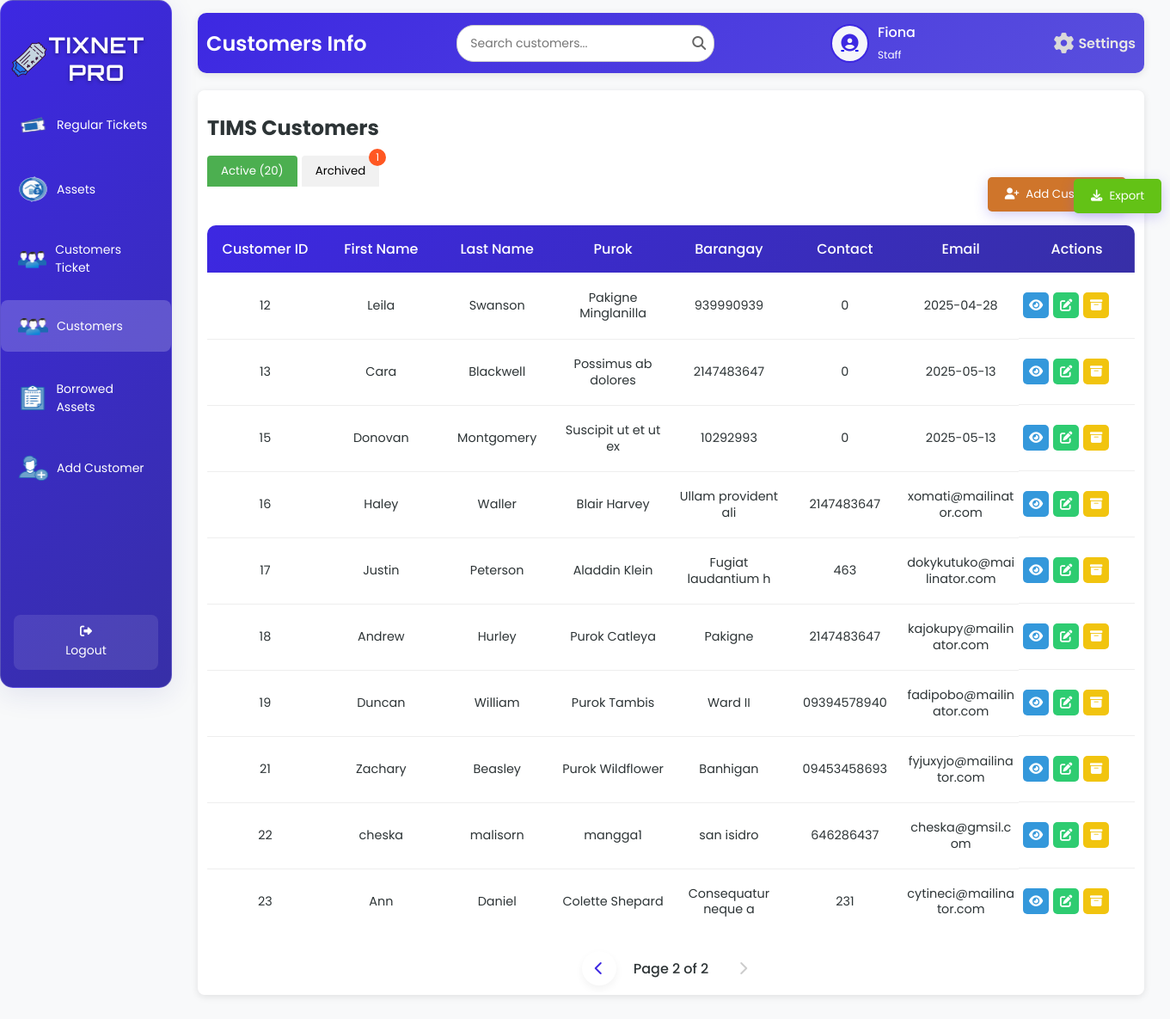
The app's page /customersT.php?tab=customers_active&page_active=2&page_archived=1 (signed in), older data.
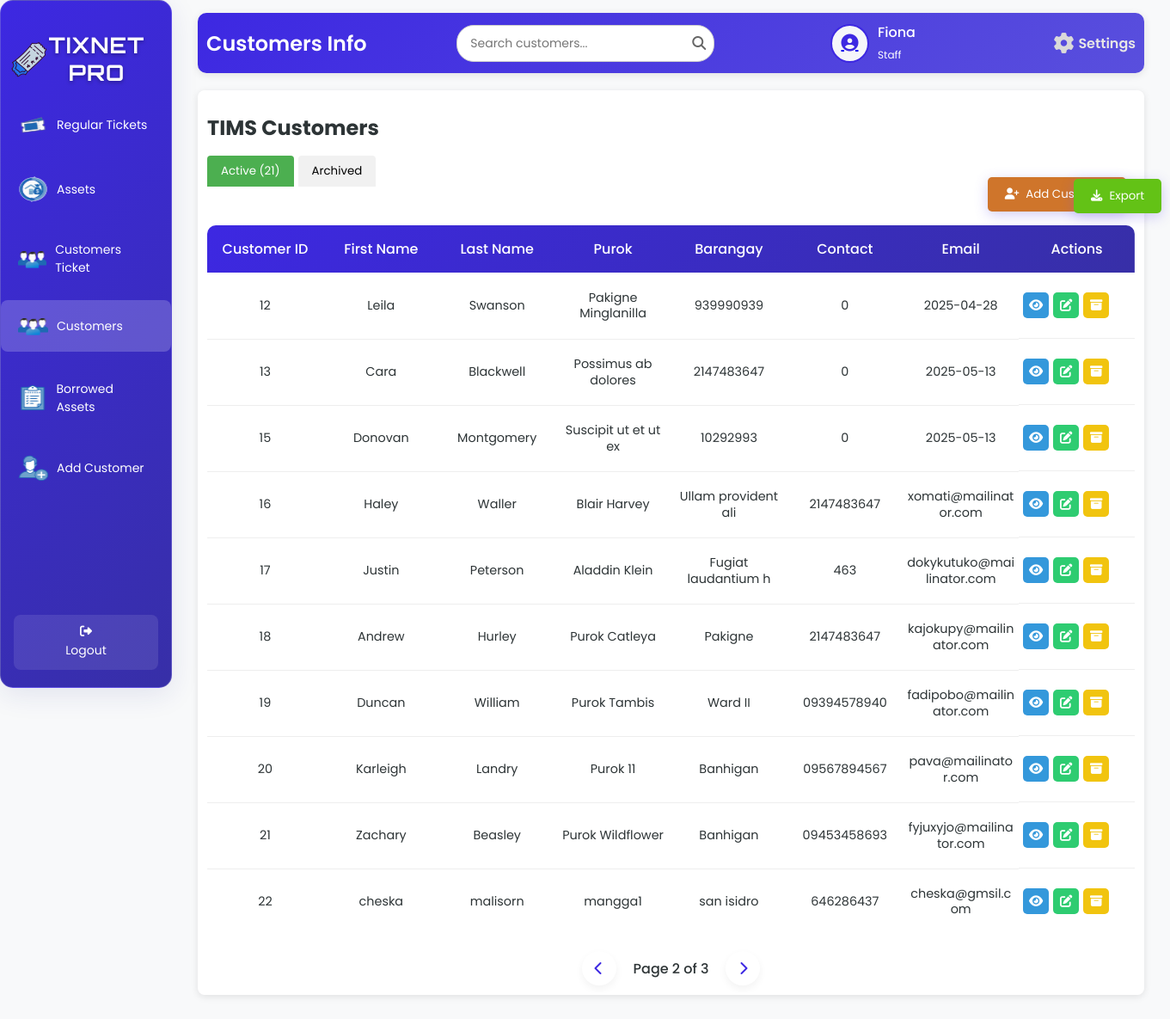
The same page, newer data.
### tables this page shows
CREATE TABLE `tbl_customer` (
  `c_id` int(50) NOT NULL,
  `c_fname` varchar(200) NOT NULL,
  `c_lname` varchar(200) NOT NULL,
  `c_purok` varchar(200) NOT NULL,
  `c_barangay` varchar(200) NOT NULL,
  `c_contact` varchar(100) NOT NULL,
  `c_email` varchar(200) NOT NULL,
  `c_date` date NOT NULL,
  `c_napname` varchar(200) NOT NULL,
  `c_napport` int(50) NOT NULL,
  `c_macaddress` varchar(200) NOT NULL,
  `c_status` varchar(200) NOT NULL,
  `c_plan` varchar(200) NOT NULL,
  `c_equipment` varchar(200) NOT NULL
);

### customersT.php (the view, shortened to what the changed rows need)
<?php
include 'db.php';
function jsEscape($str) {
    return str_replace(
        ["\\", "'", "\"", "\n", "\r", "\t"],
        ["\\\\", "\\'", "\\\"", "\\n", "\\r", "\\t"],
        $str
    );
}
if ($conn) {
    $limit = 10;
    $pageActive = isset($_GET['page_active']) ? (int)$_GET['page_active'] : 1;
    $offsetActive = ($pageActive - 1) * $limit;
    $totalActiveQuery = "SELECT COUNT(*) AS total FROM tbl_customer WHERE c_status NOT LIKE 'ARCHIVED:%' OR c_status IS NULL";
    $totalActiveResult = $conn->query($totalActiveQuery);
    $totalActiveRow = $totalActiveResult->fetch_assoc();
    $totalActive = $totalActiveRow['total'];
    $totalActivePages = ceil($totalActive / $limit);
    $pageArchived = isset($_GET['page_archived']) ? (int)$_GET['page_archived'] : 1;
    $totalArchivedQuery = "SELECT COUNT(*) AS total FROM tbl_customer WHERE c_status LIKE 'ARCHIVED:%'";
    $totalArchivedResult = $conn->query($totalArchivedQuery);
    $totalArchivedRow = $totalArchivedResult->fetch_assoc();
    $totalArchived = $totalArchivedRow['total'];
    $sqlActive = "SELECT c_id, c_fname, c_lname, c_purok, c_barangay, c_contact, c_email, c_date, c_napname, c_napport, c_macaddress, c_status, c_plan, c_equipment
                  FROM tbl_customer WHERE c_status NOT LIKE 'ARCHIVED:%' OR c_status IS NULL LIMIT ?, ?";
    $stmtActive = $conn->prepare($sqlActive);
    $stmtActive->bind_param("ii", $offsetActive, $limit);
    $stmtActive->execute();
    $resultActive = $stmtActive->get_result();
} else {
    $_SESSION['error'] = "Database connection failed.";
}
?>
<!DOCTYPE html>
<html lang="en">
<head>
    <link rel="stylesheet" href="customersT.css">
    <link rel="stylesheet" href="https://cdnjs.cloudflare.com/ajax/libs/font-awesome/6.6.0/css/all.min.css" />
</head>
<body>
<div class="wrapper">
    <div class="sidebar glass-container">
        <h2><img src="image/logo.png" alt="Tix Net Icon" class="sidebar-icon">TixNet Pro</h2>
    </div>
    <div class="container">
        <div class="upper">
            <h1>Customers Info</h1>
        </div>
        <div class="table-box glass-container">
            <h2>TIMS Customers</h2>
            <div class="active-customers" id="customers_active" <?php echo (isset($_GET['tab']) && $_GET['tab'] === 'customers_archived') ? 'style="display: none;"' : ''; ?>>
                <div class="tab-buttons">
                    <button class="tab-btn <?php echo (isset($_GET['tab']) && $_GET['tab'] === 'customers_active') || !isset($_GET['tab']) ? 'active' : ''; ?>" onclick="showTab('customers_active')">
                        Active (<?php echo $totalActive; ?>)
                    </button>
                    <button class="tab-btn <?php echo isset($_GET['tab']) && $_GET['tab'] === 'customers_archived' ? 'active' : ''; ?>" onclick="showTab('customers_archived')">
                        Archived
                        <?php if ($totalArchived > 0): ?>
                            <span class="tab-badge"><?php echo $totalArchived; ?></span>
                        <?php endif; ?>
                    </button>
                </div>
                <table id="active-customers-table">
                    <thead>
                        <tr>
                            <th>Customer ID</th>
                            <th>First Name</th>
                            <th>Last Name</th>
                            <th>Purok</th>
                            <th>Barangay</th>
                            <th>Contact</th>
                            <th>Email</th>
                            <th>Actions</th>
                        </tr>
                    </thead>
                    <tbody id="active-customers-tbody">
                        <?php
                        if ($resultActive->num_rows > 0) {
                            while ($row = $resultActive->fetch_assoc()) {
                                $displayStatus = ($row['c_status'] ?? '');
                                echo "<tr>
                                        <td>{$row['c_id']}</td>
                                        <td>" . htmlspecialchars($row['c_fname'], ENT_QUOTES, 'UTF-8') . "</td>
                                        <td>" . htmlspecialchars($row['c_lname'], ENT_QUOTES, 'UTF-8') . "</td>
                                        <td>" . htmlspecialchars($row['c_purok'], ENT_QUOTES, 'UTF-8') . "</td>
                                        <td>" . htmlspecialchars($row['c_barangay'], ENT_QUOTES, 'UTF-8') . "</td>
                                        <td>" . htmlspecialchars($row['c_contact'], ENT_QUOTES, 'UTF-8') . "</td>
                                        <td>" . htmlspecialchars($row['c_email'], ENT_QUOTES, 'UTF-8') . "</td>
                                        <td class='action-buttons'>
                                            <a class='view-btn' onclick=\"showViewModal('{$row['c_id']}', '" . jsEscape($row['c_fname']) . "', '" . jsEscape($row['c_lname']) . "', '" . jsEscape($row['c_purok']) . "', '" . jsEscape($row['c_barangay']) . "', '" . jsEscape($row['c_contact']) . "', '" . jsEscape($row['c_email']) . "', '" . jsEscape($row['c_date']) . "', '" . jsEscape($row['c_napname']) . "', '" . jsEscape($row['c_napport']) . "', '" . jsEscape($row['c_macaddress']) . "', '" . jsEscape($displayStatus) . "', '" . jsEscape($row['c_plan']) . "', '" . jsEscape($row['c_equipment']) . "')\" title='View'><i class='fas fa-eye'></i></a>
                                            <a class='edit-btn' href='editC.php?id=" . htmlspecialchars($row['c_id'], ENT_QUOTES, 'UTF-8') . "' title='Edit'><i class='fas fa-edit'></i></a>
                                            <a class='archive-btn' onclick=\"showArchiveModal('{$row['c_id']}', '" . jsEscape($row['c_fname'] . ' ' . $row['c_lname']) . "')\" title='Archive'><i class='fas fa-archive'></i></a>
                                        </td>
                                      </tr>";
                            }
                        } else {
                            echo "<tr><td colspan='8' style='text-align: center;'>No active customers found.</td></tr>";
                        }
                        ?>
                    </tbody>
                </table>
                <div class="pagination" id="active-customers-pagination">
                    <?php if ($pageActive > 1): ?>
                        <a href="?tab=customers_active&page_active=<?php echo $pageActive - 1; ?>&page_archived=<?php echo $pageArchived; ?>" class="pagination-link"><i class="fas fa-chevron-left"></i></a>
                    <?php else: ?>
                        <span class="pagination-link disabled"><i class="fas fa-chevron-left"></i></span>
                    <?php endif; ?>
                    <span class="current-page">Page <?php echo $pageActive; ?> of <?php echo $totalActivePages; ?></span>
                    <?php if ($pageActive < $totalActivePages): ?>
                        <a href="?tab=customers_active&page_active=<?php echo $pageActive + 1; ?>&page_archived=<?php echo $pageArchived; ?>" class="pagination-link"><i class="fas fa-chevron-right"></i></a>
                    <?php else: ?>
                        <span class="pagination-link disabled"><i class="fas fa-chevron-right"></i></span>
                    <?php endif; ?>
                </div>
            </div>
        </div>
    </div>
</div>
</body>
</html>

Row changes from the older to the newer data that the page shows:
no longer on this page (row unchanged): tbl_customer: c_id "23", c_fname "Ann", c_lname "Daniel", c_purok "Colette Shepard", c_barangay "Consequatur neque a", c_contact "231", c_email "cytineci@mailinator.com"
now on this page (row edited): tbl_customer: c_id "20", c_fname "Karleigh", c_lname "Landry", c_purok "Purok 11", c_barangay "Banhigan", c_contact "09567894567", c_email "pava@mailinator.com"
Text that changed along with them:
$totalActive: "20" → "21"
$totalActivePages: "2" → "3"
$totalArchived: "1" → (not shown)
